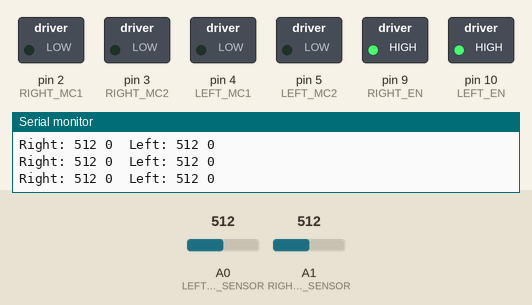
Simulated run of this sketch. Board: Arduino Uno, built with avr-gcc and run on an emulated ATmega328P. Shown: switched loads named in the sketch (green lamp = pin HIGH), the last lines printed to the serial monitor. Inputs (shaded band) come from the test bench; at power-on: A0 (LEFT_LIGHT_SENSOR) = 512, A1 (RIGHT_LIGHT_SENSOR) = 512.

Above: at 1.2 s.
1.3 s: A0 (LEFT_LIGHT_SENSOR) set to 798
2.8 s: A0 (LEFT_LIGHT_SENSOR) set to 822
At 3.6 s:
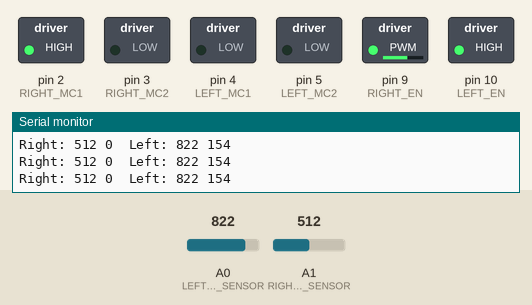
4.3 s: A1 (RIGHT_LIGHT_SENSOR) set to 802
7.3 s: A1 (RIGHT_LIGHT_SENSOR) set to 821
At 7.9 s:
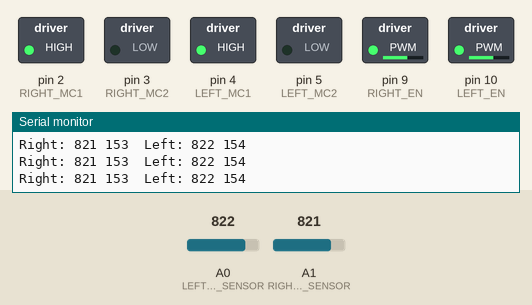
8.8 s: A1 (RIGHT_LIGHT_SENSOR) set to 800
At 9.7 s:
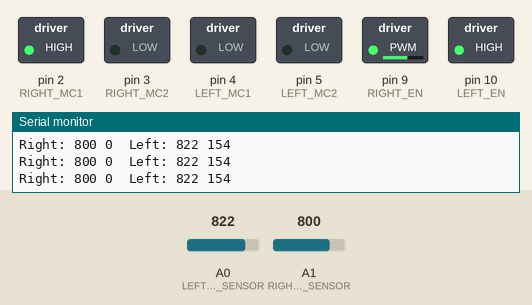
10.3 s: A0 (LEFT_LIGHT_SENSOR) set to 0
At 11.3 s:
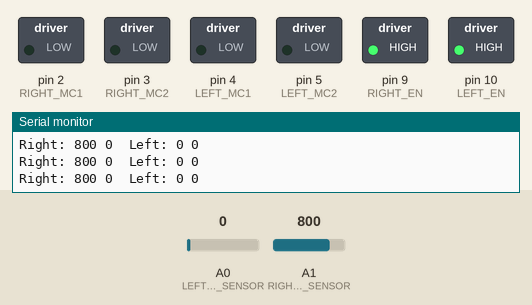
Timing chart, 0 to 12.8 s (numbered marks = the images above; inputs shaded):
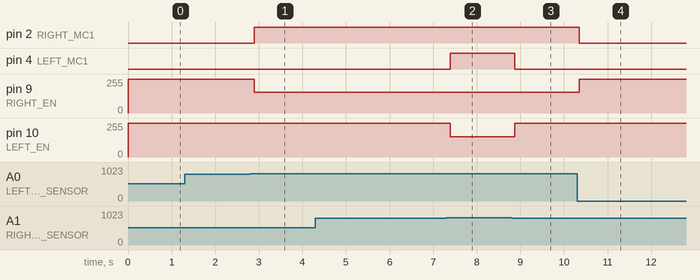

The sketch:

4-4_car.ino
```cpp
// 빛을 따라 움직이는 자동 주행 자동차

// H-브리지 제어 핀
const int RIGHT_EN = 9;     // 오른쪽 모터 활성화 제어
const int RIGHT_MC1 = 2;    // 오른쪽 모터를 위한 스위치 1 제어
const int RIGHT_MC2 = 3;    // 오른쪽 모터를 위한 스위치 2 제어
const int LEFT_EN = 10;     // 왼쪽 모터 활성화 제어
const int LEFT_MC1 = 4;     // 왼쪽 모터를 위한 스위치 1 제어
const int LEFT_MC2 = 5;     // 왼쪽 모터를 위한 스위치 2 제어

// 포토 레지스터(조도센서) 연결 핀
const int LEFT_LIGHT_SENSOR = 0;  // 아날로그 0번 핀의 포토레지스터
const int RIGHT_LIGHT_SENSOR = 1;   // 아날로그 1번 핀의 포토레지스터
// 이동 및 속도 제어를 위한 임계값

const int LIGHT_THRESHOLD_MIN = 810;  // 이동 시작을 위한 포토레지스터 최솟값
const int LIGHT_THRESHOLD_MAX = 1100; // 이동 시작을 위한 포토레지스터 최댓값
const int SPEED_MIN = 150;    // 최소 모터 회전 속도
const int SPEED_MAX = 255;    // 최대 모터 회전 속도

void setup()
{
  // H-브리지 제어 핀을 출력으로 설정
  pinMode(RIGHT_EN, OUTPUT);
  pinMode(RIGHT_MC1, OUTPUT);
  pinMode(RIGHT_MC2, OUTPUT);
  pinMode(LEFT_EN, OUTPUT);
  pinMode(LEFT_MC1, OUTPUT);
  pinMode(LEFT_MC2, OUTPUT);

  // 양 쪽 모터를 정지한 상태로 초기화
  brake("left");
  brake("right");

  // 움직임 제어에 필요한 임계치 조정을 위한 시리얼 인터페이스
  Serial.begin(9600);
}

void loop()
{
  // 포토레지스터(조도 센서) 읽기
  int left_light = analogRead(LEFT_LIGHT_SENSOR);
  int right_light = analogRead(RIGHT_LIGHT_SENSOR);

  // 시리얼 모니터 출력의 스크롤을 늦추기 위한 짧은 지연 시간(50ms)
  delay(50);

  // 각 조도센서의 값에 비례하여 반대쪽 모터 속도 조절
  // 조도센서 값이 임계치 이하이면 반대쪽 모터는 정지
  // Note:  왼쪽 센서는 오른쪽 모터의 속도를, 오른쪽 센서는 왼쪽 모터의 속도를 조절
  //        왼쪽으로 회전하기 위해서는 오른쪽 모터의 회전 속도를 증가
  Serial.print("Right: ");
  Serial.print(right_light);
  Serial.print(" ");
  if (right_light >= LIGHT_THRESHOLD_MIN) // 오른쪽 포토레지스터(조도센서)
  {
    // 조도센서 값을 속도로 변환(map)하고 범위를 제한(constrain)
    int left_speed = map(right_light,
                         LIGHT_THRESHOLD_MIN, LIGHT_THRESHOLD_MAX,
                         SPEED_MIN, SPEED_MAX);
    left_speed = constrain(left_speed, SPEED_MIN, SPEED_MAX);
    Serial.print(left_speed);   // 모터 속도 출력
    forward("left", left_speed);  // 반대쪽(왼쪽) 모터 속도를 계산한 값으로 설정
  }
  else
  {
    Serial.print("0");
    brake("left");  // 조도센서 값이 임계치 이하일 경우 반대쪽 모터 정지
  }

  Serial.print("\tLeft: ");
  Serial.print(left_light);
  Serial.print(" ");
  if (left_light >= LIGHT_THRESHOLD_MIN)  // 왼쪽 포토레지스터(조도센서)
  {
    // 조도센서 값을 속도로 변환(map)하고 범위를 제한(constrain)
    int right_speed = map(left_light,
                          LIGHT_THRESHOLD_MIN, LIGHT_THRESHOLD_MAX,
                          SPEED_MIN, SPEED_MAX);
    right_speed = constrain(right_speed, SPEED_MIN, SPEED_MAX);
    Serial.println(right_speed);  // 모터 속도 출력
    forward("right", right_speed);  // 반대쪽(오른쪽) 모터 속도를 계산한 값으로 설정
  }
  else
  {
    Serial.println("0");
    brake("right");     // 조도센서 값이 임계치 이하일 경우 반대쪽 모터 정지
  }
}

// 모터 회전 속도를 지정한 값(0~255)으로 설정
// 모터는 "left" 또는 "right"로 왼쪽 또는 오른쪽 모터 지정
void forward (String motor, int rate)
{
  if (motor == "left")
  {
    digitalWrite(LEFT_EN, LOW);
    digitalWrite(LEFT_MC1, HIGH);
    digitalWrite(LEFT_MC2, LOW);
    analogWrite(LEFT_EN, rate);
  }
  else if (motor == "right")
  {
    digitalWrite(RIGHT_EN, LOW);
    digitalWrite(RIGHT_MC1, HIGH);
    digitalWrite(RIGHT_MC2, LOW);
    analogWrite(RIGHT_EN, rate);
  }
}

// 모터 정지, 정지하는 모터는 "left" 또는 "right"로 왼쪽 또는 오른쪽 모터 지정
void brake (String motor)
{
  if (motor == "left")
  {
    digitalWrite(LEFT_EN, LOW);
    digitalWrite(LEFT_MC1, LOW);
    digitalWrite(LEFT_MC2, LOW);
    digitalWrite(LEFT_EN, HIGH);
  }
  else if (motor == "right")
  {
    digitalWrite(RIGHT_EN, LOW);
    digitalWrite(RIGHT_MC1, LOW);
    digitalWrite(RIGHT_MC2, LOW);
    digitalWrite(RIGHT_EN, HIGH);
  }
}
```

Measured:
- the behaviour switches between 809 and 810 on A0 (LEFT_LIGHT_SENSOR) (found by bisection; images 0 and 1)
- the behaviour switches between 809 and 810 on A1 (RIGHT_LIGHT_SENSOR) (found by bisection; images 1 and 2)
- after the input at 2.8 s, pin 2 (RIGHT_MC1): LOW → HIGH after 0.10 s; pin 9 (RIGHT_EN): 255/255 → 154/255 after 0.10 s
- after the input at 7.3 s, pin 4 (LEFT_MC1): LOW → HIGH after 0.09 s; pin 10 (LEFT_EN): 255/255 → 153/255 after 0.09 s
- after the input at 8.8 s, pin 4 (LEFT_MC1): HIGH → LOW after 0.07 s; pin 10 (LEFT_EN): 153/255 → 255/255 after 0.07 s
- after the input at 10.3 s, pin 2 (RIGHT_MC1): HIGH → LOW after 0.05 s; pin 9 (RIGHT_EN): 154/255 → 255/255 after 0.05 s
